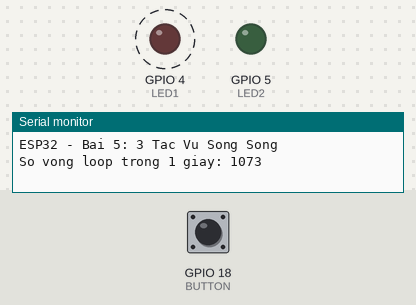
Recording of a program running on a simulated ESP32. Shown: output pins drawn as LEDs (lit = HIGH), the last lines printed to the serial monitor. Dashed ring = blinking. The inputs (shaded band) are chosen by the test bench; at power-on: GPIO 18 (BUTTON) HIGH.

Above: at 1.27 s.
1.3 s: GPIO 18 (BUTTON) pulled LOW for 0.15 s
At 1.65 s:
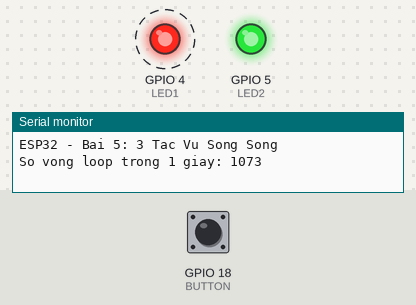
4.3 s: GPIO 18 (BUTTON) pulled LOW for 1 s
At 4.65 s:
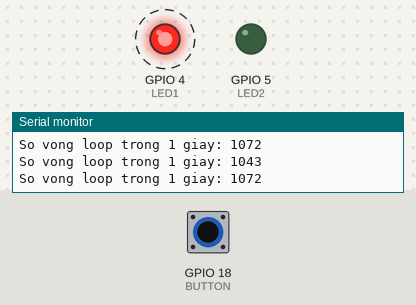
7.3 s: GPIO 18 (BUTTON) pulled LOW for 3.2 s
At 7.95 s:
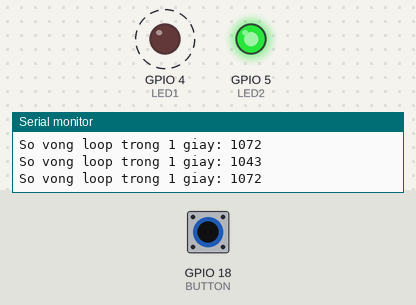
Timing chart, 0 to 18.0 s (numbered marks = the images above; inputs shaded):
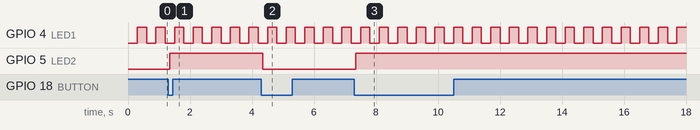

The program:

main.cpp
```cpp
#include <Arduino.h>

// Khai báo chân
const int LED1 = 4;
const int LED2 = 5;
const int BUTTON = 18;

// ===== Tác vụ 1: LED1 nhấp nháy =====
bool led1State = LOW;
unsigned long previousMillisLED = 0;
const unsigned long ledInterval = 300;

// ===== Tác vụ 2: Nút nhấn điều khiển LED2 =====
bool led2State = LOW;
bool buttonState = HIGH;
bool lastButtonReading = HIGH;

unsigned long lastDebounceTime = 0;
const unsigned long debounceDelay = 50;

// ===== Tác vụ 3: Đếm số vòng lặp trong 1 giây =====
unsigned long previousMillisCounter = 0;
unsigned long loopCount = 0;

void setup() {
  Serial.begin(115200);

  pinMode(LED1, OUTPUT);
  pinMode(LED2, OUTPUT);
  pinMode(BUTTON, INPUT_PULLUP);

  digitalWrite(LED1, LOW);
  digitalWrite(LED2, LOW);

  Serial.println("ESP32 - Bai 5: 3 Tac Vu Song Song");
}

void loop() {
  unsigned long currentMillis = millis();

  // Đếm số lần loop() chạy
  loopCount++;

  // ==========================
  // Tác vụ 1: LED1 nhấp nháy
  // ==========================
  if (currentMillis - previousMillisLED >= ledInterval) {
    previousMillisLED = currentMillis;
    led1State = !led1State;
    digitalWrite(LED1, led1State);
  }

  // ==========================
  // Tác vụ 2: Đọc nút nhấn
  // ==========================
  bool reading = digitalRead(BUTTON);

  if (reading != lastButtonReading) {
    lastDebounceTime = currentMillis;
  }

  if (currentMillis - lastDebounceTime >= debounceDelay) {
    if (reading != buttonState) {
      buttonState = reading;

      if (buttonState == LOW) {
        led2State = !led2State;
        digitalWrite(LED2, led2State);
      }
    }
  }

  lastButtonReading = reading;

  // ==========================
  // Tác vụ 3: Báo số vòng loop
  // ==========================
  if (currentMillis - previousMillisCounter >= 1000) {
    previousMillisCounter = currentMillis;

    Serial.print("So vong loop trong 1 giay: ");
    Serial.println(loopCount);

    loopCount = 0;
  }
}
```

Measured:
- after the input at 1.3 s, GPIO 5 (LED2): LOW → HIGH after 0.05 s
- after the input at 4.3 s, GPIO 5 (LED2): HIGH → LOW after 0.05 s
- after the input at 7.3 s, GPIO 5 (LED2): LOW → HIGH after 0.05 s
- by itself, GPIO 4 (LED1): alternates HIGH for 0.30 s and LOW for 0.30 s
